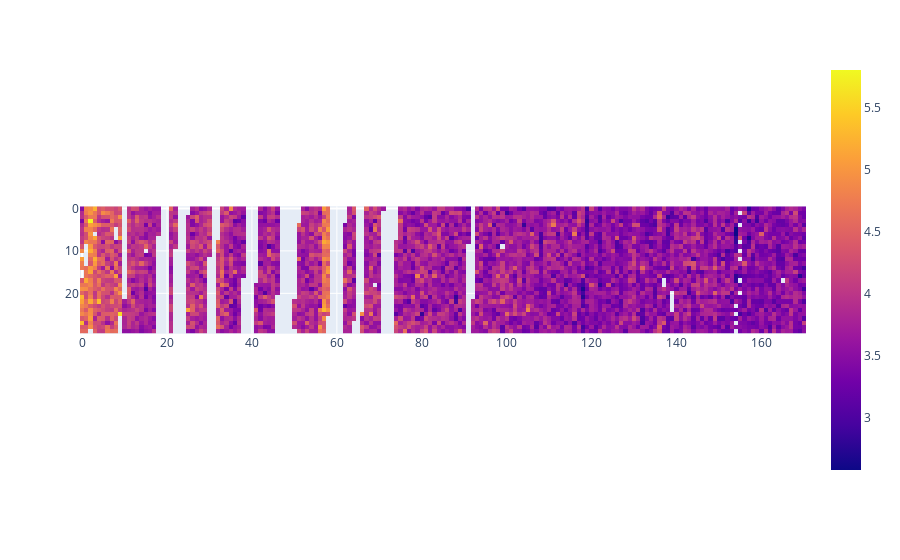

Write notebook code for a chart like this one.
### Code cell
# different way to plot earthquake's magnitude
mag_by_date = df.set_index('datetime').resample('D')['mag'].mean()

calendar = mag_by_date\
    .resample('30D')\
    .apply(list)\
    .to_list()[:-1]

calendar = np.array(calendar)
fig = px.imshow(calendar.T)
fig.show()

### Figure 1 — Plotly figure (JSON) as saved in the notebook; plotly's stock layout.template omitted (floating-point values rounded to 4 significant figures; data arrays with more than 128 entries replaced by an {"elided": "..."} marker saying what was removed)
{"data": [{"coloraxis": "coloraxis", "hovertemplate": "x: %{x}<br>y: %{y}<br>color: %{z}<extra></extra>", "name": "0", "type": "heatmap", "xaxis": "x", "yaxis": "y", "z": {"elided": "30x171 float values"}}], "layout": {"coloraxis": {"colorscale": [[0, "#0d0887"], [0.1111, "#46039f"], [0.2222, "#7201a8"], [0.3333, "#9c179e"], [0.4444, "#bd3786"], [0.5556, "#d8576b"], [0.6667, "#ed7953"], [0.7778, "#fb9f3a"], [0.8889, "#fdca26"], [1, "#f0f921"]]}, "margin": {"t": 60}, "xaxis": {"anchor": "y", "constrain": "domain", "domain": [0, 1], "scaleanchor": "y"}, "yaxis": {"anchor": "x", "autorange": "reversed", "constrain": "domain", "domain": [0, 1]}}}
